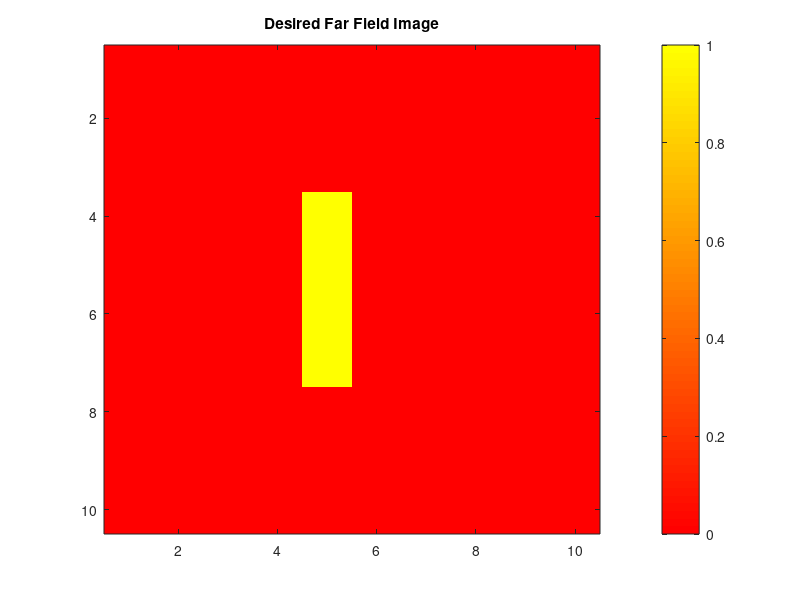
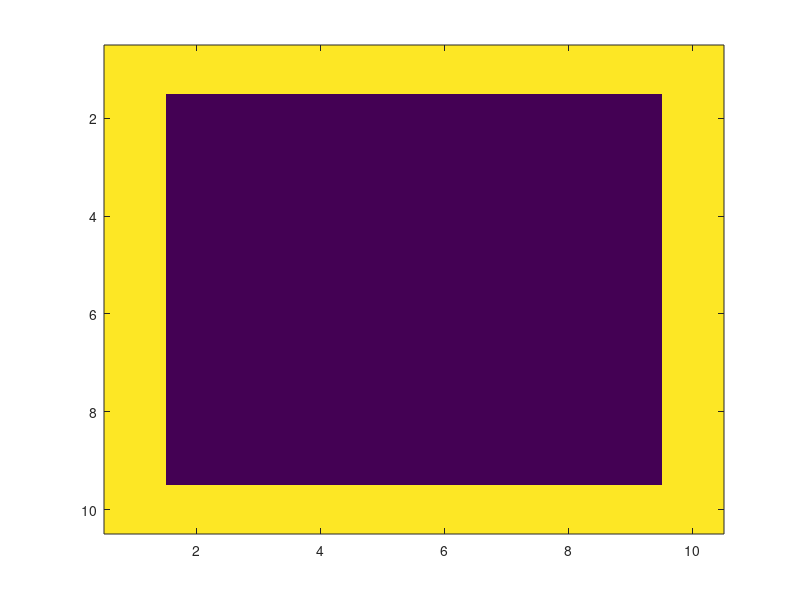

Write the MATLAB code that produced these figures, in order.

bar12by12 = [0	0	0	0	0	0	0	0	0	0	0	0
0	0	0	0	0	0	0	0	0	0	0	0
0	0	0	0	0	0	0	0	0	0	0	0
0	0	0	0	0	0	0	0	0	0	0	0
0	0	0	0	0	0	1	0	0	0	0	0
0	0	0	0	0	0	1	0	0	0	0	0
0	0	0	0	0	0	1	0	0	0	0	0
0	0	0	0	0	0	1	0	0	0	0	0
0	0	0	0	0	0	0	0	0	0	0	0
0	0	0	0	0	0	0	0	0	0	0	0
0	0	0	0	0	0	0	0	0	0	0	0
0	0	0	0	0	0	0	0	0	0	0	0
];

bar10by10 = [0	0	0	0	0	0	0	0	0	0
0	0	0	0	0	0	0	0	0	0
0	0	0	0	0	0	0	0	0	0
0	0	0	0	1	0	0	0	0	0
0	0	0	0	1	0	0	0	0	0
0	0	0	0	1	0	0	0	0	0
0	0	0	0	1	0	0	0	0	0
0	0	0	0	0	0	0	0	0	0
0	0	0	0	0	0	0	0	0	0
0	0	0	0	0	0	0	0	0	0
];

bar8by8 = [0	0	0	0	0	0	0	0
0	0	0	1	0	0	0	0
0	0	0	1	0	0	0	0
0	0	0	1	0	0	0	0
0	0	0	1	0	0	0	0
0	0	0	1	0	0	0	0
0	0	0	1	0	0	0	0
0	0	0	0	0	0	0	0

];

circle1 = [1	1	0	0	0	0	0	0	0	0
1	1	1	1	1	1	1	1	1	0
1	1	0	0	0	0	0	0	1	0
0	1	0	0	0	0	0	0	1	0
0	1	0	0	0	0	0	0	1	0
0	1	0	0	0	0	0	0	1	0
0	1	0	0	0	0	0	0	1	0
0	1	0	0	0	0	0	0	1	0
0	1	1	1	1	1	1	1	1	0
0	0	0	0	0	0	0	0	0	0
];

figure;
imagesc(bar10by10, [0, 1]);
set(gcf, 'Position', [00, 00, 350, 300])
set(gca, 'FontSize', 10)% Font Size
colormap autumn
colorbar
title('Desired Far Field Image');

imwrite(bar10by10, 'bar_10by10.png');

IntensityNear = ones(8, 8);
save('bar_8by8_raw.mat','IntensityNear');



%% FarField


% clear all

N = 8;


IntensityNear = [1	1	1	1	1	1	1	1	1	1
1	0	0	0	0	0	0	0	0	1
1	0	0	0	0	0	0	0	0	1
1	0	0	0	0	0	0	0	0	1
1	0	0	0	0	0	0	0	0	1
1	0	0	0	0	0	0	0	0	1
1	0	0	0	0	0	0	0	0	1
1	0	0	0	0	0	0	0	0	1
1	0	0	0	0	0	0	0	0	1
1	1	1	1	1	1	1	1	1	1
];

% IntensityNear = [0	0	0	0	0	0	0	0	0	0	0	0
% 0	0	0	0	0	0	0	0	0	0	0	0
% 0	0	1	1	1	1	1	1	1	1	0	0
% 0	0	1	0	0	0	0	0	0	1	0	0
% 0	0	1	0	0	0	0	0	0	1	0	0
% 0	0	1	0	0	0	0	0	0	1	0	0
% 0	0	1	0	0	0	0	0	0	1	0	0
% 0	0	1	0	0	0	0	0	0	1	0	0
% 0	0	1	0	0	0	0	0	0	1	0	0
% 0	0	1	1	1	1	1	1	1	1	0	0
% 0	0	0	0	0	0	0	0	0	0	0	0
% 0	0	0	0	0	0	0	0	0	0	0	0
% ];

save('imageNear_grids.mat', 'IntensityNear');

figure
imagesc(IntensityNear);

IntensityNear(N, N) = 0;
IntensityNear(1:2:N - 1, :) = 1;
IntensityNear(:, 1:2:N - 1) = 1;
save('imageNear_meshgrid.mat', 'IntensityNear');

IntensityNear = ones(N, N);
save('imageNear_uniform.mat', 'IntensityNear');

%% A letter map
A = [0 0 0 0 0 0 0 0 0 0 0 0 0 0 0 0 0 0 0 0
    0 0 0 0 0 0 0 0 0 0 0 0 0 0 0 0 0 0 0 0
    0 0 0 0 0 0 0 0 0 0 0 0 0 0 0 0 0 0 0 0
    0 0 0 0 0 0 0 0 1 1 1 1 0 0 0 0 0 0 0 0
    0 0 0 0 0 0 0 1 1 1 1 1 1 0 0 0 0 0 0 0
    0 0 0 0 0 0 1 1 0 0 0 0 1 1 0 0 0 0 0 0
    0 0 0 0 0 1 1 0 0 0 0 0 0 1 1 0 0 0 0 0
    0 0 0 0 1 1 0 0 0 0 0 0 0 0 1 1 0 0 0 0
    0 0 0 0 1 1 0 0 0 0 0 0 0 0 1 1 0 0 0 0
    0 0 0 0 1 1 0 0 0 0 0 0 0 0 1 1 0 0 0 0
    0 0 0 0 1 1 0 0 0 0 0 0 0 0 1 1 0 0 0 0
    0 0 0 0 1 1 0 0 0 0 0 0 0 0 1 1 0 0 0 0
    0 0 0 0 1 1 1 1 1 1 1 1 1 1 1 1 0 0 0 0
    0 0 0 0 1 1 0 0 0 0 0 0 0 0 1 1 0 0 0 0
    0 0 0 0 1 1 0 0 0 0 0 0 0 0 1 1 0 0 0 0
    0 0 0 0 1 1 0 0 0 0 0 0 0 0 1 1 0 0 0 0
    0 0 0 0 1 1 0 0 0 0 0 0 0 0 1 1 0 0 0 0
    0 0 0 0 0 0 0 0 0 0 0 0 0 0 0 0 0 0 0 0
    0 0 0 0 0 0 0 0 0 0 0 0 0 0 0 0 0 0 0 0
    0 0 0 0 0 0 0 0 0 0 0 0 0 0 0 0 0 0 0 0
    ];

%% B letter map
B = [0 0 0 0 0 0 0 0 0 0 0 0 0 0 0 0 0 0 0 0
    0 0 0 0 0 0 0 0 0 0 0 0 0 0 0 0 0 0 0 0
    0 0 0 0 0 0 0 0 0 0 0 0 0 0 0 0 0 0 0 0
    0 0 0 0 1 1 1 1 1 1 1 1 1 0 0 0 0 0 0 0
    0 0 0 0 1 1 1 1 1 1 1 1 1 1 0 0 0 0 0 0
    0 0 0 0 1 1 0 0 0 0 0 0 0 1 1 0 0 0 0 0
    0 0 0 0 1 1 0 0 0 0 0 0 0 1 1 0 0 0 0 0
    0 0 0 0 1 1 0 0 0 0 0 0 0 1 1 0 0 0 0 0
    0 0 0 0 1 1 0 0 0 0 0 0 0 1 1 0 0 0 0 0
    0 0 0 0 1 1 1 1 1 1 1 1 1 1 0 0 0 0 0 0
    0 0 0 0 1 1 1 1 1 1 1 1 1 1 0 0 0 0 0 0
    0 0 0 0 1 1 0 0 0 0 0 0 0 1 1 0 0 0 0 0
    0 0 0 0 1 1 0 0 0 0 0 0 0 1 1 0 0 0 0 0
    0 0 0 0 1 1 0 0 0 0 0 0 0 1 1 0 0 0 0 0
    0 0 0 0 1 1 0 0 0 0 0 0 0 1 1 0 0 0 0 0
    0 0 0 0 1 1 1 1 1 1 1 1 1 1 0 0 0 0 0 0
    0 0 0 0 1 1 1 1 1 1 1 1 1 0 0 0 0 0 0 0
    0 0 0 0 0 0 0 0 0 0 0 0 0 0 0 0 0 0 0 0
    0 0 0 0 0 0 0 0 0 0 0 0 0 0 0 0 0 0 0 0
    0 0 0 0 0 0 0 0 0 0 0 0 0 0 0 0 0 0 0 0
    ];

%% C letter map
C = [0 0 0 0 0 0 0 0 0 0 0 0 0 0 0 0 0 0 0 0
    0 0 0 0 0 0 0 0 0 0 0 0 0 0 0 0 0 0 0 0
    0 0 0 0 0 0 0 0 0 0 0 0 0 0 0 0 0 0 0 0
    0 0 0 0 0 0 1 1 1 1 1 1 1 0 0 0 0 0 0 0
    0 0 0 0 0 1 1 1 1 1 1 1 1 1 0 0 0 0 0 0
    0 0 0 0 1 1 0 0 0 0 0 0 0 1 1 0 0 0 0 0
    0 0 0 1 1 0 0 0 0 0 0 0 0 1 1 0 0 0 0 0
    0 0 0 1 1 0 0 0 0 0 0 0 0 0 0 0 0 0 0 0
    0 0 0 1 1 0 0 0 0 0 0 0 0 0 0 0 0 0 0 0
    0 0 0 1 1 0 0 0 0 0 0 0 0 0 0 0 0 0 0 0
    0 0 0 1 1 0 0 0 0 0 0 0 0 0 0 0 0 0 0 0
    0 0 0 1 1 0 0 0 0 0 0 0 0 0 0 0 0 0 0 0
    0 0 0 1 1 0 0 0 0 0 0 0 0 0 0 0 0 0 0 0
    0 0 0 1 1 1 0 0 0 0 0 0 0 0 0 0 0 0 0 0
    0 0 0 0 1 1 0 0 0 0 0 0 0 1 1 0 0 0 0 0
    0 0 0 0 0 1 1 1 1 1 1 1 1 1 0 0 0 0 0 0
    0 0 0 0 0 0 1 1 1 1 1 1 1 0 0 0 0 0 0 0
    0 0 0 0 0 0 0 0 0 0 0 0 0 0 0 0 0 0 0 0
    0 0 0 0 0 0 0 0 0 0 0 0 0 0 0 0 0 0 0 0
    0 0 0 0 0 0 0 0 0 0 0 0 0 0 0 0 0 0 0 0
    ];